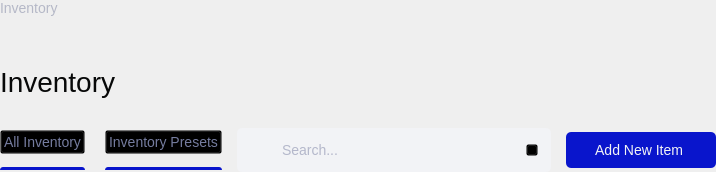
     <widget class="QFrame" name="inventory_top_frame">
      <property name="styleSheet">
       <string notr="true">#inventory_small_header{
	font-size: 14px;
	color: #B5B8C7;
}

#inventory_header{
	font-size: 28px;
	color: #070808;
}</string>
      </property>
      <property name="frameShape">
       <enum>QFrame::NoFrame</enum>
      </property>
      <property name="frameShadow">
       <enum>QFrame::Raised</enum>
      </property>
      <layout class="QVBoxLayout" name="inventory_top_layout">
       <property name="spacing">
        <number>0</number>
       </property>
       <property name="leftMargin">
        <number>0</number>
       </property>
       <property name="topMargin">
        <number>0</number>
       </property>
       <property name="rightMargin">
        <number>0</number>
       </property>
       <property name="bottomMargin">
        <number>0</number>
       </property>
       <item>
        <widget class="QLabel" name="inventory_small_header">
         <property name="text">
          <string>Inventory</string>
         </property>
        </widget>
       </item>
       <item>
        <widget class="QLabel" name="inventory_header">
         <property name="styleSheet">
          <string notr="true">margin-top: 50px;</string>
         </property>
         <property name="text">
          <string>Inventory</string>
         </property>
         <property name="alignment">
          <set>Qt::AlignJustify|Qt::AlignVCenter</set>
         </property>
        </widget>
       </item>
       <item>
        <widget class="QFrame" name="inventory_top_button_frame">
         <property name="frameShape">
          <enum>QFrame::NoFrame</enum>
         </property>
         <property name="frameShadow">
          <enum>QFrame::Raised</enum>
         </property>
         <layout class="QHBoxLayout" name="inventory_top_button_layout">
          <property name="spacing">
           <number>15</number>
          </property>
          <property name="leftMargin">
           <number>0</number>
          </property>
          <property name="topMargin">
           <number>30</number>
          </property>
          <property name="rightMargin">
           <number>0</number>
          </property>
          <property name="bottomMargin">
           <number>0</number>
          </property>
          <item alignment="Qt::AlignLeft">
           <widget class="QFrame" name="inventory_menu_frame">
            <property name="minimumSize">
             <size>
              <width>0</width>
              <height>40</height>
             </size>
            </property>
            <property name="maximumSize">
             <size>
              <width>16777215</width>
              <height>40</height>
             </size>
            </property>
            <property name="styleSheet">
             <string notr="true">QLabel {
	background: #0915CC;
	border-top-left-radius: 3px;
	border-top-right-radius: 3px;
}

QPushButton {
	background: transparent;
	font-size: 14px;
	color: #757C9F;
	outline: 0;
}

QPushButton:hover {
	color: #0915CC;
}

QPushButton[selected=true] {
	color: #0915CC;
}</string>
            </property>
            <property name="frameShape">
             <enum>QFrame::NoFrame</enum>
            </property>
            <property name="frameShadow">
             <enum>QFrame::Raised</enum>
            </property>
            <layout class="QHBoxLayout" name="inventory_menu_layout">
             <property name="spacing">
              <number>20</number>
             </property>
             <property name="leftMargin">
              <number>0</number>
             </property>
             <property name="topMargin">
              <number>0</number>
             </property>
             <property name="rightMargin">
              <number>0</number>
             </property>
             <property name="bottomMargin">
              <number>0</number>
             </property>
             <item>
              <widget class="QFrame" name="inventory_all_menu_frame">
               <property name="frameShape">
                <enum>QFrame::NoFrame</enum>
               </property>
               <property name="frameShadow">
                <enum>QFrame::Raised</enum>
               </property>
               <property name="midLineWidth">
                <number>0</number>
               </property>
               <layout class="QVBoxLayout" name="inventory_all_menu_layout" stretch="2,0">
                <property name="spacing">
                 <number>0</number>
                </property>
                <property name="leftMargin">
                 <number>0</number>
                </property>
                <property name="topMargin">
                 <number>0</number>
                </property>
                <property name="rightMargin">
                 <number>0</number>
                </property>
                <property name="bottomMargin">
                 <number>0</number>
                </property>
                <item alignment="Qt::AlignTop">
                 <widget class="QPushButton" name="inventory_all_menu_butt">
                  <property name="cursor">
                   <cursorShape>PointingHandCursor</cursorShape>
                  </property>
                  <property name="styleSheet">
                   <string notr="true"/>
                  </property>
                  <property name="text">
                   <string>All Inventory</string>
                  </property>
                  <property name="checkable">
                   <bool>true</bool>
                  </property>
                 </widget>
                </item>
                <item>
                 <widget class="QLabel" name="inventory_all_menu_line">
                  <property name="sizePolicy">
                   <sizepolicy hsizetype="Preferred" vsizetype="Preferred">
                    <horstretch>0</horstretch>
                    <verstretch>0</verstretch>
                   </sizepolicy>
                  </property>
                  <property name="minimumSize">
                   <size>
                    <width>0</width>
                    <height>3</height>
                   </size>
                  </property>
                  <property name="maximumSize">
                   <size>
                    <width>16777215</width>
                    <height>3</height>
                   </size>
                  </property>
                  <property name="contextMenuPolicy">
                   <enum>Qt::DefaultContextMenu</enum>
                  </property>
                  <property name="styleSheet">
                   <string notr="true"/>
                  </property>
                  <property name="text">
                   <string/>
                  </property>
                  <property name="textInteractionFlags">
                   <set>Qt::LinksAccessibleByMouse</set>
                  </property>
                 </widget>
                </item>
               </layout>
              </widget>
             </item>
             <item>
              <widget class="QFrame" name="inventory_preset_choose_frame">
               <property name="frameShape">
                <enum>QFrame::NoFrame</enum>
               </property>
               <property name="frameShadow">
                <enum>QFrame::Raised</enum>
               </property>
               <property name="midLineWidth">
                <number>0</number>
               </property>
               <layout class="QVBoxLayout" name="inventory_preset_choose_layout" stretch="2,0">
                <property name="spacing">
                 <number>0</number>
                </property>
                <property name="leftMargin">
                 <number>0</number>
                </property>
                <property name="topMargin">
                 <number>0</number>
                </property>
                <property name="rightMargin">
                 <number>0</number>
                </property>
                <property name="bottomMargin">
                 <number>0</number>
                </property>
                <item alignment="Qt::AlignTop">
                 <widget class="QPushButton" name="inventory_preset_choose_butt">
                  <property name="cursor">
                   <cursorShape>PointingHandCursor</cursorShape>
                  </property>
                  <property name="styleSheet">
                   <string notr="true"/>
                  </property>
                  <property name="text">
                   <string>Inventory Presets</string>
                  </property>
                  <property name="checkable">
                   <bool>true</bool>
                  </property>
                 </widget>
                </item>
                <item>
                 <widget class="QLabel" name="inventory_preset_choose_line">
                  <property name="sizePolicy">
                   <sizepolicy hsizetype="Preferred" vsizetype="Preferred">
                    <horstretch>0</horstretch>
                    <verstretch>0</verstretch>
                   </sizepolicy>
                  </property>
                  <property name="minimumSize">
                   <size>
                    <width>0</width>
                    <height>3</height>
                   </size>
                  </property>
                  <property name="maximumSize">
                   <size>
                    <width>16777215</width>
                    <height>3</height>
                   </size>
                  </property>
                  <property name="contextMenuPolicy">
                   <enum>Qt::DefaultContextMenu</enum>
                  </property>
                  <property name="styleSheet">
                   <string notr="true"/>
                  </property>
                  <property name="text">
                   <string/>
                  </property>
                  <property name="textInteractionFlags">
                   <set>Qt::LinksAccessibleByMouse</set>
                  </property>
                 </widget>
                </item>
               </layout>
              </widget>
             </item>
            </layout>
           </widget>
          </item>
          <item alignment="Qt::AlignRight">
           <widget class="QFrame" name="inventory_search_frame">
            <property name="minimumSize">
             <size>
              <width>314</width>
              <height>44</height>
             </size>
            </property>
            <property name="maximumSize">
             <size>
              <width>314</width>
              <height>44</height>
             </size>
            </property>
            <property name="styleSheet">
             <string notr="true">.QFrame {
	background: #F2F3F6;
	border-radius: 5px;
}</string>
            </property>
            <property name="frameShape">
             <enum>QFrame::NoFrame</enum>
            </property>
            <property name="frameShadow">
             <enum>QFrame::Raised</enum>
            </property>
            <layout class="QHBoxLayout" name="inventory_search_layout">
             <property name="spacing">
              <number>12</number>
             </property>
             <property name="leftMargin">
              <number>13</number>
             </property>
             <property name="topMargin">
              <number>0</number>
             </property>
             <property name="rightMargin">
              <number>13</number>
             </property>
             <property name="bottomMargin">
              <number>0</number>
             </property>
             <item>
              <widget class="QLabel" name="inventory_search_label">
               <property name="minimumSize">
                <size>
                 <width>18</width>
                 <height>18</height>
                </size>
               </property>
               <property name="styleSheet">
                <string notr="true"> image: url(:/image/search_icon_default.svg);</string>
               </property>
               <property name="text">
                <string/>
               </property>
              </widget>
             </item>
             <item>
              <widget class="QLineEdit" name="inventory_search_input">
               <property name="styleSheet">
                <string notr="true">border: none;
background: transparent;
font-size: 14px;
color: #757C9F;</string>
               </property>
               <property name="placeholderText">
                <string>Search...</string>
               </property>
              </widget>
             </item>
             <item>
              <widget class="QPushButton" name="inventory_search_clear">
               <property name="minimumSize">
                <size>
                 <width>12</width>
                 <height>12</height>
                </size>
               </property>
               <property name="maximumSize">
                <size>
                 <width>12</width>
                 <height>12</height>
                </size>
               </property>
               <property name="cursor">
                <cursorShape>PointingHandCursor</cursorShape>
               </property>
               <property name="styleSheet">
                <string notr="true">QPushButton {
	image: url(:/image/close_icon.svg);
	background: transparent;
}</string>
               </property>
               <property name="text">
                <string/>
               </property>
              </widget>
             </item>
            </layout>
           </widget>
          </item>
          <item>
           <widget class="QPushButton" name="inventory_add_save_butt">
            <property name="minimumSize">
             <size>
              <width>150</width>
              <height>36</height>
             </size>
            </property>
            <property name="maximumSize">
             <size>
              <width>150</width>
              <height>36</height>
             </size>
            </property>
            <property name="cursor">
             <cursorShape>PointingHandCursor</cursorShape>
            </property>
            <property name="layoutDirection">
             <enum>Qt::RightToLeft</enum>
            </property>
            <property name="styleSheet">
             <string notr="true">QPushButton {
	background: #0915CC;
	border-radius: 5px;
	color: #F2F3F6;
	qproperty-icon: url(:/image/plus_white_icon.svg);
	font-size: 14px;
}

QPushButton:hover {
	background: rgba(9, 21, 204, 0.8);
}
</string>
            </property>
            <property name="text">
             <string>Add New Item </string>
            </property>
            <property name="iconSize">
             <size>
              <width>14</width>
              <height>14</height>
             </size>
            </property>
           </widget>
          </item>
         </layout>
        </widget>
       </item>
      </layout>
     </widget>
